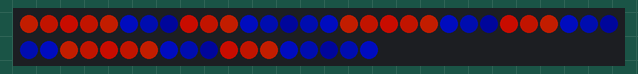
This sketch was run on a simulated Arduino Uno, built with avr-gcc and run on an emulated ATmega328P. Shown: 48 RGB LEDs in strip order, left to right, continuing on the next row. Dim RGB values are drawn brighter than linear.

Above: at 0.09 s.
At 0.93 s:
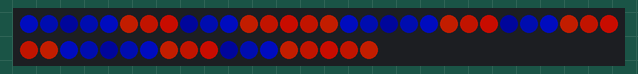
At 1.43 s:
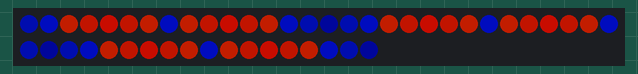
At 1.94 s:
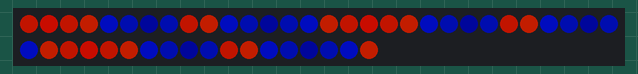

Measured:
- by itself, everything shown: repeats every 1.7 s, in 10 steps

The sketch:

fan_rgb_teamanim.ino
```cpp
// LEDs from old PC fans

// Uses the FastLED Arduino library for interfacing with LEDs
#include <FastLED.h>

// Defined in teamanim.cpp
double FRAMERATE;
extern double teamanim_setup(int numLeds);
extern void teamanim();

// FastLED stuff
FASTLED_USING_NAMESPACE
#if defined(FASTLED_VERSION) && (FASTLED_VERSION < 3001000)
#warning "Requires FastLED 3.1 or later; check github for latest code."
#endif

// FastLED setup
#define LED_TYPE WS2811
#define COLOR_ORDER GRB

// LED data
const int DATA_PIN = 3;
const int NUM_LEDS_ONE = 16;
const int NUM_LEDS = 48;
const int NUM_STRIPS = 3;
const int LED_IDS[NUM_LEDS] = { // Maps array indexes to hardware LED indexes
  39, 38, 37, 36, 35, 34, 33, 32, 47, 46, 45, 44, 43, 42, 41, 40,
  23, 22, 21, 20, 19, 18, 17, 16, 31, 30, 29, 28, 27, 26, 25, 24,
   7,  6,  5,  4,  3,  2,  1,  0, 15, 14, 13, 12, 11, 10,  9,  8
};
CRGB leds[NUM_LEDS_ONE];
CRGB ledsDevice[NUM_LEDS];

// Config
const int BRIGHTNESS = 100;

void setup() {
  // Init LED array
  for (int i = 0; i < NUM_LEDS_ONE; i++) leds[i] = CRGB(0, 0, 0);

  // Init FastLED
  FastLED.addLeds<LED_TYPE,DATA_PIN,COLOR_ORDER>(ledsDevice, NUM_LEDS).setCorrection(TypicalLEDStrip);
  FastLED.setBrightness(BRIGHTNESS);

  // Init animation
  FRAMERATE = teamanim_setup(NUM_LEDS_ONE);
}
void loop() {
  // Run animation
  teamanim();

  // Reorder and display LEDs
  for (int i = 0; i < NUM_LEDS_ONE; i++) {
    for (int j = 0; j < NUM_STRIPS; j++) ledsDevice[LED_IDS[(NUM_LEDS_ONE * j) + i]] = leds[i];
  }
  FastLED.show();

  // Delay for correct framerate
  FastLED.delay(1000 / FRAMERATE);
}
```

teamanim.cpp
```cpp
// Uses the FastLED Arduino library for interfacing with LEDs
#include <FastLED.h>

// Defined in fan_rgb_teamanim.ino
extern CRGB leds[];

// Config - Options
const double FRAMERATE = 6.0;

// Config - Color data
const CRGB BLUE              = CRGB(  0,   5,  70);
const CRGB BLUE_GRADIENT     = CRGB(  0,  11, 135);
const CRGB BLUE_GRADIENT_2   = CRGB(  0,  15, 210);
const CRGB ORANGE            = CRGB(255,  17,   0);
const CRGB ORANGE_GRADIENT   = CRGB(220,  25,   0);
const CRGB ORANGE_GRADIENT_2 = CRGB(225,  35,   0);

// Color array
const int COLORS_SIZE = 10;
CRGB COLORS[COLORS_SIZE];

// Vars
int offset = 0;
int start = 0;
int end = 0;

void addReversedColors(int startIndex) { // a,b,c,d,e,f -> a,b,c,d,e,f,e,d,c,b
  for (int i = startIndex - 2; i >= 1; i--) {
    COLORS[startIndex] = COLORS[i];
    startIndex++;
  }
}
void reverseColors(int size) {
  for (int i = 0; i < size / 2; i++) {
    int endI = size - 1 - i;
    CRGB temp = COLORS[i];
    COLORS[i] = COLORS[endI];
    COLORS[endI] = temp;
  }
}

double teamanim_setup(int numLeds) {
  // Config - Color array data
  COLORS[0] = BLUE;
  COLORS[1] = BLUE_GRADIENT;
  COLORS[2] = BLUE_GRADIENT_2;
  COLORS[3] = ORANGE_GRADIENT_2;
  COLORS[4] = ORANGE_GRADIENT;
  COLORS[5] = ORANGE;

  // Color array final setup
  addReversedColors(6);
  reverseColors(COLORS_SIZE);

  // Vars
  start = 0;
  end = numLeds - 1;
  return FRAMERATE;
}
void teamanim() {
  int ledOffset = COLORS_SIZE - ((end + 1 - start) % COLORS_SIZE); // Used to start the animation at the correct place
  for (int led = end; led >= start; led--) {
    int colorIndex = (offset + ledOffset) % COLORS_SIZE;
    leds[led] = COLORS[colorIndex];
    ledOffset++;
  }
  offset = (offset + 1) % COLORS_SIZE; // Update offset
}
```
